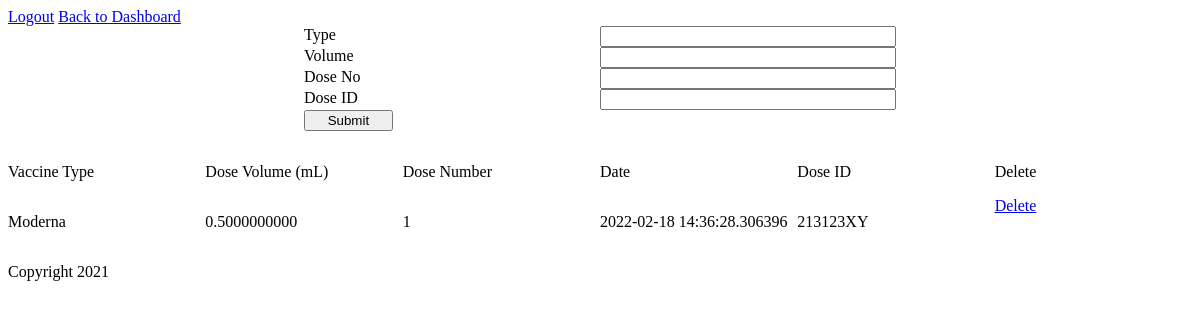
Page /vaccine-record/1 on the earlier database version.
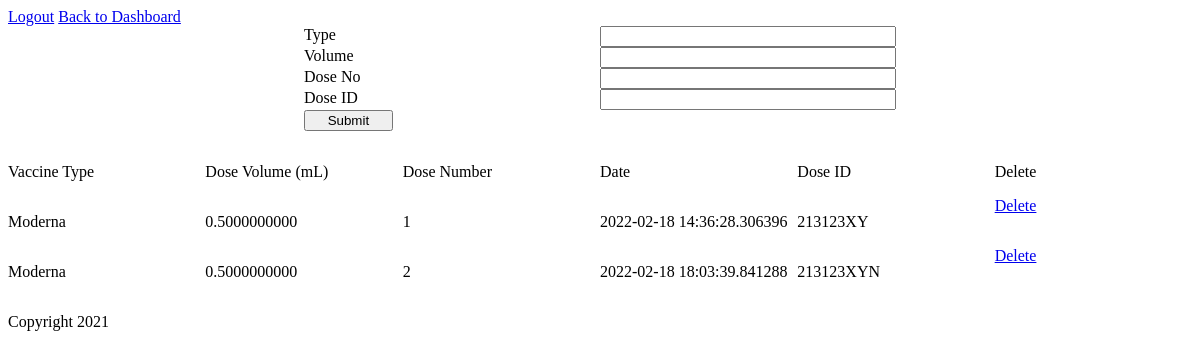
Same page on the later database version.
### app/models.py (models this page shows)
class Vaccine_Dose(db.Model):
    id= db.Column(db.Integer, primary_key=True)
    type = db.Column(db.String(120), nullable=False)
    volume = db.Column(db.Numeric, nullable=False)
    dose_no = db.Column(db.Integer, nullable=False)
    dose_id = db.Column(db.String(6), nullable=False)
    dose_date = db.Column(db.DateTime(timezone=True), default=datetime.now)
    patient_id = db.Column(db.Integer, db.ForeignKey('patient.id'))

### app/views.py (the view)
@app.route('/vaccine-record/<patient_id>', methods=['GET', 'POST'])
def vaccine_record(patient_id):
    if not patient_id:
        return redirect(url_for('patients'))
    patient = Patient.query.filter_by(id=patient_id).first()
    if patient:
        vaccine_doses = Vaccine_Dose.query.filter_by(patient_id=patient_id)
        return render_template('vaccine_record.html', vaccine_doses=vaccine_doses, patient_id=patient_id)
    return render_template('vaccine_record.html')

### app/templates/vaccine_record.html (shortened to what this page needs)
{% extends "base.html" %}
{% block head %}
  {{ super() }}
  <link rel="stylesheet" href="{{ url_for('static', filename='css/vaccine_record.css') }}">
{% endblock %}
{% block content %}
<a href="{{ url_for('logout_doctor') }}">Logout</a>
<a href="{{ url_for('index') }}">Back to Dashboard</a>
<form name="vaccine-dose-registration-form" action="{{ url_for('add_vaccine_record', patient_id=patient_id) }}" method='post'>
  <label>Type</label>
  <input list="vaccine-types" name="type" required>
  <label>Volume</label>
  <input name ="volume" type="number" step=".01" required>
  <label>Dose No</label>
  <input name ="dose-number" type="number" required>
  <label>Dose ID</label>
  <input name ="dose-id" type="text" required>
  <input type="submit" />
</div>
<div id="vaccine-record-list">
  <p>Vaccine Type</p><p>Dose Volume (mL)</p><p>Dose Number</p><p>Date</p><p>Dose ID</p><p>Delete</p>
  {% for vaccine_dose in vaccine_doses %}
    <p>{{vaccine_dose.type}}</p><p>{{vaccine_dose.volume}}</p><p>{{vaccine_dose.dose_no}}</p><p>{{vaccine_dose.dose_date}}</p><p>{{vaccine_dose.dose_id}}</p><a href="{{url_for('delete_vaccine_record', patient_id=patient_id, vaccine_id=vaccine_dose.id)}}">Delete</a>
  {% endfor %}
</div>
{% endblock %}

Differences in the rows shown:
added Vaccine_Dose: type "Moderna", volume "0.5000000000", dose_no "2", dose_date "2022-02-18 18:03:39.841288", dose_id "213123XYN"
